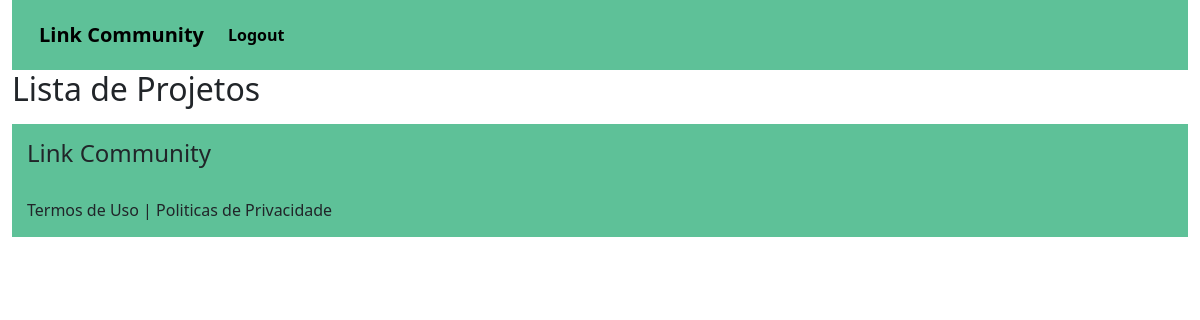
Page /projetos/ on the earlier database version.
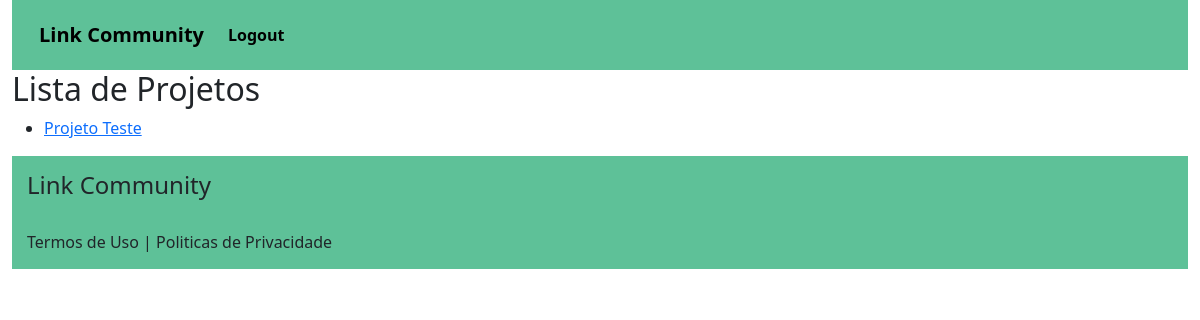
Same page on the later database version.
### Projeto/models.py (models this page shows, shortened)
class Projeto(models.Model):
    nomeProjeto = models.CharField(max_length=100, null=False, blank=False)
    responsavel = models.CharField(max_length=50, null=False, blank=False)
    descricao = models.TextField(max_length=1000, null=False, blank=False)
    contatoTelefone = models.CharField(max_length=14, null=False, blank=False)
    contatoEmail = models.EmailField()
    contatoRedeSociais = models.CharField(max_length=50, null=False, blank=False)
    demanda = models.TextField(max_length=1000, null=False, blank=False)
    idProjeto = models.CharField(
        primary_key=True, max_length=50
    )

### Projeto/views.py (the view)
# urls.py: path('projetos/', projetos, name ="projetos"),
def projetos(request):
    projetos = Projeto.objects.all()
    context = {'projetos': projetos}
    return render (request,'html/Projeto/projetos.html', context)

### Telas/templates/html/Projeto/projetos.html (shortened to what this page needs)
{% extends 'html/padrao/base.html' %}
{% load static %}
{% block content %}
    <h2>Lista de Projetos</h2>
    <ul>
        {% for projeto in projetos %}
          <li><a href="{% url 'detalhes_de_projeto' projeto.idProjeto %}">{{ projeto.nomeProjeto }}</a></li>
        {% endfor %}
      </ul>
{% endblock %}

### Telas/templates/html/Padrao/base.html (shortened to what this page needs)
{% load static %}
<!DOCTYPE html>
<html lang="en">
<head>
    <link href="https://cdn.jsdelivr.net/npm/bootstrap@5.3.2/dist/css/bootstrap.min.css" rel="stylesheet">
    <link rel="stylesheet" href="{% static 'css/style.css' %}">
</head>
<body>
    <div class="container-fluid">
      <nav class="navbar navbar-expand-lg custom-navbar">
            <div class="container-fluid">
              <a class="navbar-brand" href="#">Link Community</a>
              <div class="collapse navbar-collapse" id="navbarSupportedContent">
                <ul class="navbar-nav me-auto mb-2 mb-lg-0">
                  {% if user.is_authenticated %}
                  </li>
                   <li class="nav-item">
                    <a class="nav-link" href="/home">Home</a>
                  </li>
                  <li class="nav-item dropdown">
                    <a class="nav-link dropdown-toggle" href="#" id="projetosDropdown" role="button" data-bs-toggle="dropdown" aria-haspopup="true" aria-expanded="false">
                      Projetos
                    </a>
                    <div class="dropdown-menu" aria-labelledby="projetosDropdown">
                      <a class="dropdown-item" href="/projetos">Consultar projetos</a>
                    </div>
                  </li>
                  <li class="nav-item dropdown">
                    <a class="nav-link dropdown-toggle" href="#" id="projetosDropdown" role="button" data-bs-toggle="dropdown" aria-haspopup="true" aria-expanded="false">
                      Relatorios
                    </a>
                    <div class="dropdown-menu" aria-labelledby="projetosDropdown">
                      <a class="dropdown-item" href="/dieta/lista_dietas/">Ver relatórios de um projeto</a>
                      <a class="dropdown-item" href="/dieta/lista_dietas/">Ver relatórios de uma ONG</a>
                    </div>
                  </li>
                  {% else %}
                  <li class="nav-item">
                    <a class="nav-link" href="/login">Logout</a>
                  </li>
                  {% endif %}
                  <li class="nav-item">
                    <a class="nav-link" href="#"></a>
                  </li>
                </ul>
            </div>
        </nav>
        {% block content %}{% endblock %}
        <footer>
            <h4 class="footer">Link Community</h4>
            <p class="footer">Termos de Uso | Politicas de Privacidade</p>
        </footer>
    </div>
</body>
</html>

### Telas/templates/static/css/style.css (style rules this page uses)
.navbar { background-color: #5EC198; padding: 15px; }
.navbar ul { list-style: none; margin: 0; padding: 0; }
.navbar li { display: inline; margin-right: 20px; }
.navbar a { text-decoration: none; color: black; font-weight: bold; }
.footer { margin: 0; padding: 0; background-color: #5EC198; padding: 15px; }

Differences in the rows shown:
added Projeto: nomeProjeto "Projeto Teste"
